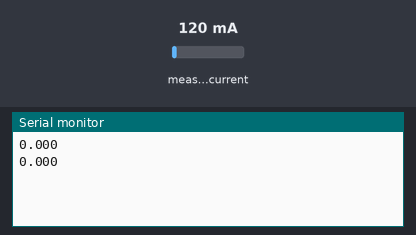
Bench run of a sketch on a simulated Arduino Uno, built with avr-gcc and run on an emulated ATmega328P. On the bench: the last lines printed to the serial monitor. The test bench sets the inputs (shaded band); at power-on: measured current 120 mA.

Above: at 2.2 s.
2.3 s: measured current set to 500 mA
At 3.7 s:
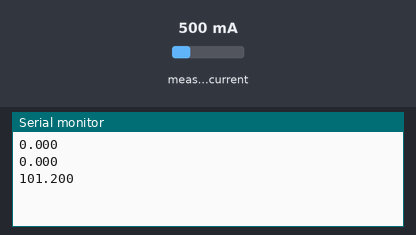
4.0 s: measured current set to 1000 mA
At 5.0 s:
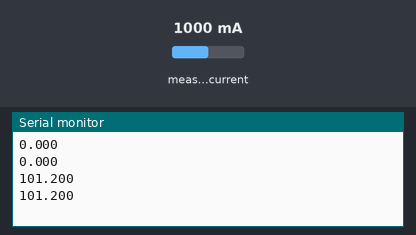
Timing chart, 0 to 7.0 s (numbered marks = the images above; inputs shaded):
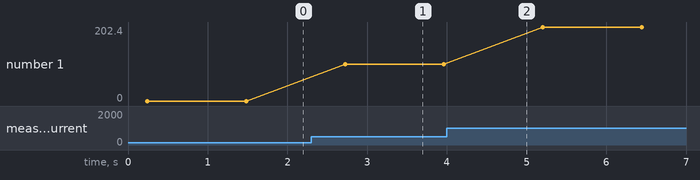

The sketch:

sensorCorrente.ino
```cpp
#include "EmonLib.h"                        // inclui a biblioteca
EnergyMonitor emon;                        // Cria uma instância

#define   SAMPLING_TIME     0.0001668649    // intervalo de amostragem 166,86us
#define   LINE_FREQUENCY    60              // frequencia 60Hz Brasil

#define   VOLTAGE_AC        220.00          // 220 Volts
#define   ACS_MPY           6.75            // ganho/calibracao da corrente
#define   MIN_EFFICIENCY    0.92            // Eficiencia minima definida pela CELPE

double Irms = 0;

void setup()
{
  emon.current(0, ACS_MPY);             // Corrente: pino analógico, calibracao.
  Serial.begin(9600);
}

void loop()
{
  /* chama função para calculo da corrente */
  Irms = emon.calcIrms(1996);  // Calculate Irms only
  if(Irms <= 0.15)
  {
    Irms = 0;
  }
  /* Envia a informaçao por serial */
  Serial.println(power_calc(Irms), 3);
  delay(1000);
}

/* Calculo da energia consumida */
float power_calc(float Irms){
  return Irms*VOLTAGE_AC*MIN_EFFICIENCY;
}
```

Measured:
- after the input at 2.3 s, the serial monitor: prints a new line after 0.42 s (image 1)
- plotted number 1: 0 → 101.2 after the input at 2.3 s, 101.2 → 202.4 after the input at 4.0 s
